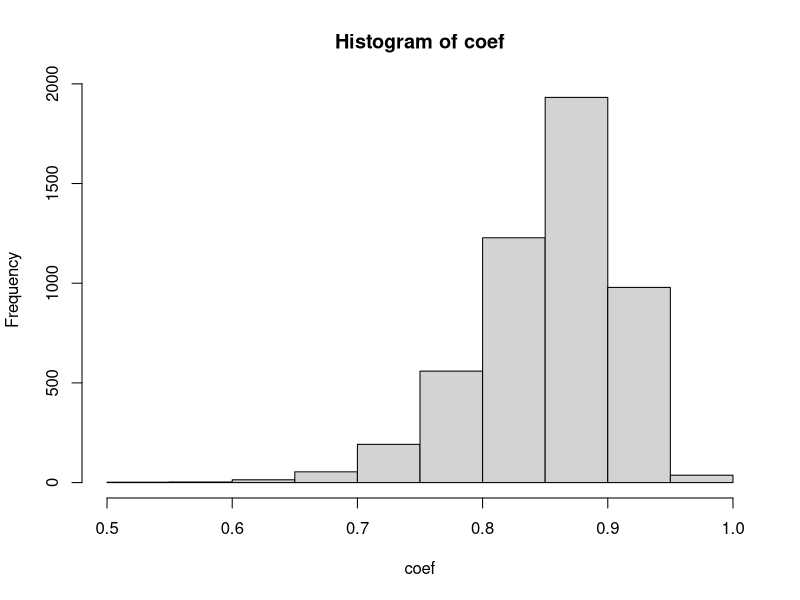
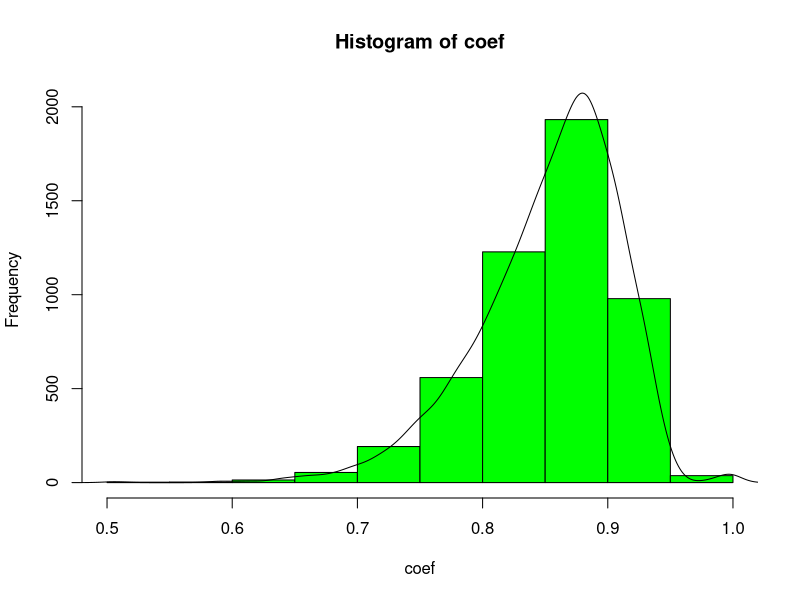

The R source for these figures, in order: (Note: a time limit stopped this script after it produced the figures.)
rm(list=ls())

## generating a sequence of 100 observations ##
theta <- 0.9
set.seed(100)
e_t <- rnorm(100)
x <- rep(0,100)
x[1] <- e_t[1]
for(i in 2:100){
  x[i] <- (theta*x[i-1])+e_t[i]
}

## estimating the AR coefficient ##
 model <- arima(x,c(1,0,0))
model$coef[1]


### repeating it 5000 times ###
rm(list=ls())
n <- 5000
theta <- 0.9
coef <- rep(0,5000)
for(i in 1:n){
  set.seed(100+i)
  x <- rep(0,100)
  e_t <- rnorm(100)
  x[1]<- e_t[1]
  
  for(j in 2: 200){
    x[j] <- (theta*x[j-1])+e_t[j] 
  }
  
  model <- arima(x,c(1,0,0))
  coef[i] <- model$coef[1]
  
}

### Plotting the sample distribution of ar coefficient and calculate bias ###
par(mfrow=c(1,1))
myhist <- hist(coef)
multiplier <- myhist$counts / myhist$density
mydensity <- density(coef)
mydensity$y <- mydensity$y * multiplier[1]

plot(myhist,col="green",ylim=c(0,2050))
lines(mydensity)

bias <- sum(coef - theta)/5000
bias

## repeating with sample size of 500 ##

rm(list=ls())
n <- 5000
theta <- 0.9
coef <- rep(0,5000)
for(i in 1:n){
  set.seed(100+i)
  x <- rep(0,500)
  e_t <- rnorm(500)
  x[1]<- e_t[1]
  
  for(j in 2: 200){
    x[j] <- (theta*x[j-1])+e_t[j] 
  }
  
  model <- arima(x,c(1,0,0))
  coef[i] <- model$coef[1]
  
}


par(mfrow=c(1,1))
myhist <- hist(coef)
multiplier <- myhist$counts / myhist$density
mydensity <- density(coef)
mydensity$y <- mydensity$y * multiplier[1]

plot(myhist,col="green",ylim=c(0,1500))
lines(mydensity)

bias <- sum(coef - theta)/5000
bias
### problem 2 ###


rm(list=ls())


## generating a sequence ##
n <- 100
e_y <- rnorm(n)
y <- rep(0,n)
y[1] <- e_y[1]
for(i in 2:100){
  y[i] <- y[i-1]+e_y[i]
}

## generating a sequence ##

a_x <- rnorm(n)
x <- rep(0,n)
x[1] <- a_x[1]
for(i in 2:n){
  x[i] <- x[i-1]+a_x[i]
}

## regressing y onto x ##

lm1 <- lm(y ~ x)
summary(lm1)
summary(lm1)$coefficients[2,1] ##OLS estimate
summary(lm1)$r.squared ## r squared
summary(lm1)$coefficients[2,3] ## t statistic

## repeat the above 1000 times ##
r2 <- rep(0,1000)
tstat <- rep(0,1000)
for(i in 1:1000){

  e_y <- rnorm(n)
  a_x <- rnorm(n)
  y <- rep(0,n)
  y[1] <- e_y[1]
  x <- rep(0,n)
  x[1] <- a_x[1]
  
  for(j in 2:n){
    y[j] <- y[j-1]+e_y[j]
    x[j] <- x[j-1]+a_x[j]
  }
  
  lm1 <- lm(y ~ x)
  r2[i] <- summary(lm1)$r.squared
  tstat[i] <- summary(lm1)$coefficients[2,3]
  
}
hist(r2)
hist(tstat)
## 5,50,95 percentiles ##

quantile(r2,c(.05,.5,.95))
z <- quantile(tstat,c(.05,.5,.95))

## fraction where t stat exceeds 1.96 ##
sum(abs(tstat)>1.96)/1000

###6 repeat for different values of T ###

rm(list=ls())
fp <- NULL
tstatquant <- NULL
r2quant<- NULL

par(mfrow=c(3,2))

for(n in seq(from=50,to=1250,by=150)){
r2 <- rep(0,1000)
tstat <- rep(0,1000)
for(i in 1:1000){
  
  e_y <- rnorm(n)
  a_x <- rnorm(n)
  y <- rep(0,n)
  y[1] <- e_y[1]
  x <- rep(0,n)
  x[1] <- a_x[1]
  
  for(j in 2:n){
    y[j] <- y[j-1]+e_y[j]
    x[j] <- x[j-1]+a_x[j]
  }
  
  lm1 <- lm(y ~ x)
  r2[i] <- summary(lm1)$r.squared
  tstat[i] <- summary(lm1)$coefficients[2,3]
}

  
  frac <- sum(abs(tstat)>1.96)/1000
  fp <- rbind(fp,frac)
  
  

  quant.r2 <- c(quantile(r2,c(.05,.5,.95)),n)
  r2quant <- rbind(r2quant,quant.r2)
  
  quant.tstat <- c(quantile(tstat,c(.05,.5,.95)),n)
  tstatquant <- rbind(tstatquant,quant.tstat)

hist(r2,main=paste("T=",n))
hist(tstat,main = paste("T=",n,",frac=",frac))

  
}
row.names(tstatquant) <- NULL
row.names(r2quant) <- NULL
colnames(tstatquant)[4] <- "T"
colnames(r2quant)[4] <- "T"

tstatquant <- round(tstatquant,4)
r2quant <- round(r2quant,4)
par(mfrow=c(1,1))
plot(seq(50,1250,150),fp,type="b",ylim=c(.6,1),xlab="T",ylab="Fraction",main="Fraction approaches 0.95")

#### problem 7 ###

## repeat the above 1000 times ##
rm(list=ls())
n <- 100
r2 <- rep(0,1000)
tstat <- rep(0,1000)
for(i in 1:1000){
  
  e_y <- rnorm(n)
  a_x <- rnorm(n)
  y <- rep(0,n)
  y[1] <- e_y[1]
  x <- rep(0,n)
  x[1] <- a_x[1]
  
  for(j in 2:n){
    y[j] <- e_y[j]
    x[j] <- a_x[j]
  }
  
  lm1 <- lm(y ~ x)
  r2[i] <- summary(lm1)$r.squared
  tstat[i] <- summary(lm1)$coefficients[2,3]
  
}
hist(r2)
hist(tstat)
## 5,50,95 percentiles ##

quantile(r2,c(.05,.5,.95))
z <- quantile(tstat,c(.05,.5,.95))
z
## fraction where t stat exceeds 1.96 ##
sum(abs(tstat)>1.96)/1000

## repeat with different sample sizes ##
rm(list=ls())
fp <- NULL
tstatquant <- NULL
r2quant<- NULL

par(mfrow=c(3,2))

for(n in seq(from=50,to=1250,by=150)){
  r2 <- rep(0,1000)
  tstat <- rep(0,1000)
  for(i in 1:1000){
    
    e_y <- rnorm(n)
    a_x <- rnorm(n)
    y <- rep(0,n)
    x <- rep(0,n)
    
    for(j in 1:n){
      y[j] <- e_y[j]
      x[j] <- a_x[j]
    }
    
    lm1 <- lm(y ~ x)
    r2[i] <- summary(lm1)$r.squared
    tstat[i] <- summary(lm1)$coefficients[2,3]
  }
  
  
  frac <- sum(abs(tstat)>1.96)/1000
  fp <- rbind(fp,frac)
  
  
  
  quant.r2 <- c(quantile(r2,c(.05,.5,.95)),n)
  r2quant <- rbind(r2quant,quant.r2)
  
  quant.tstat <- c(quantile(tstat,c(.05,.5,.95)),n)
  tstatquant <- rbind(tstatquant,quant.tstat)
  
  hist(r2,main=paste("T=",n))
  hist(tstat,main = paste("T=",n,",frac=",frac))
  
  
}
row.names(tstatquant) <- NULL
row.names(r2quant) <- NULL
colnames(tstatquant)[4] <- "T"
colnames(r2quant)[4] <- "T"

tstatquant <- round(tstatquant,4)
r2quant <- round(r2quant,4)

par(mfrow=c(1,1))
plot(seq(50,1250,150),fp,type="b",ylim=c(0,.1),xlab="T",ylab="Fraction",main="Fraction approaches 0.05")
